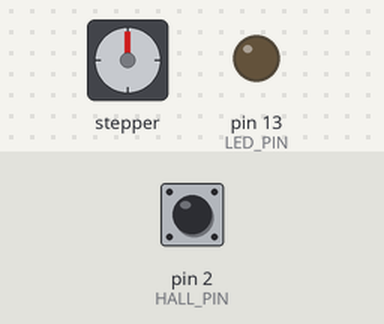
Bench run of a sketch on a simulated Arduino Uno, built with avr-gcc and run on an emulated ATmega328P. Parts: stepper motor, output pins drawn as LEDs (lit = HIGH). Wiring (inferred from the names in the program): stepper motor (2048 steps per turn assumed): coils pin 6, pin 8, pin 7, pin 9. The inputs (shaded band) are chosen by the test bench; at power-on: pin 2 (HALL_PIN) HIGH. Pins used as bus, display or sensor lines are not drawn; what the sketch prints to the serial monitor is not drawn.

Above: at 2.2 s.
2.3 s: pin 2 (HALL_PIN) pulled LOW for 0.15 s
At 4.0 s:
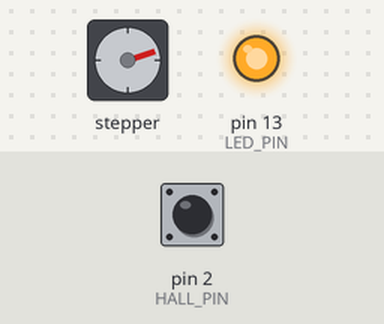
5.4 s: pin 2 (HALL_PIN) pulled LOW for 1 s
At 8.9 s:
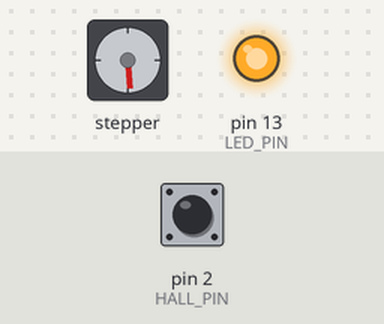
9.4 s: pin 2 (HALL_PIN) pulled LOW for 3.2 s
15.6 s: pin 2 (HALL_PIN) pulled LOW for 0.15 s
At 18.1 s:
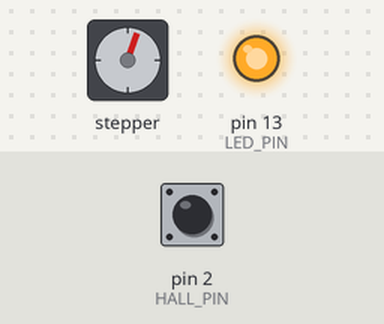
18.7 s: pin 2 (HALL_PIN) pulled LOW for 0.15 s
At 21.6 s:
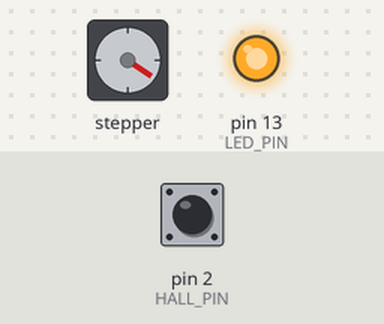
21.8 s: pin 2 (HALL_PIN) pulled LOW for 3.2 s
At 35.8 s:
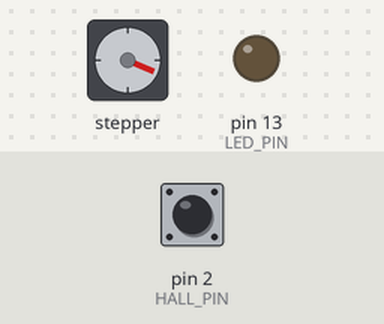
Timing chart, 0 to 36.5 s (numbered marks = the images above; inputs shaded):
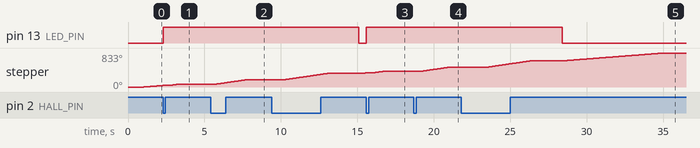

The sketch:

04_multi_flap_cycle_test.ino
```cpp
// ===========================================================
// TEST 04: Multi-Flap Cycle (Home -> 3 Positions -> Home)
// ===========================================================
// Same as test 03 but visits 3 different flap positions after
// each home. Validates position accuracy across multiple targets
// in sequence, using the real acceleration engine.
//
// Cycle: Home -> Flap A -> Home -> Flap B -> Home -> Flap C -> repeat
//
// Uses the FlapMotor engine from motor_driver.h (same code the
// Pico row controller runs). Arduino is just the test rig.
//
// Hardware: Arduino/Pico + 1 ULN2003 + 1 28BYJ-48 + 1 hall sensor
// Wiring:   motor 0 coil pins = 6,7,8,9 ; hall = HALL_PIN
// ===========================================================

#define NUM_MOTORS 1
#include "motor_driver.h"                 // engine copy lives in this sketch folder

// --- CONFIG ---
int TARGET_FLAP_A    = 10;      // e.g. number "2"
int TARGET_FLAP_B    = 30;      // e.g. letter "M"
int TARGET_FLAP_C    = 45;      // e.g. period "."
int PAUSE_AT_FLAP_MS = 2000;
int MAX_HOME_STEPS   = 2200;

const int HALL_PIN = 2;
const int LED_PIN  = LED_BUILTIN;

int cycleCount = 0;

bool isMagnetDetected() {
    bool detected = (digitalRead(HALL_PIN) == LOW);
    digitalWrite(LED_PIN, detected ? HIGH : LOW);
    return detected;
}

bool homeMotor() {
    Serial.print("  Homing... ");
    int steps = 0;
    while (!isMagnetDetected()) {
        motor(0).homeStepForward(3000);
        steps++;
        if (steps > MAX_HOME_STEPS) {
            Serial.println("FAILED!");
            return false;
        }
    }
    motor(0).powerOff();
    motor(0).setHomed();
    Serial.print("OK ("); Serial.print(steps); Serial.println(" steps)");
    return true;
}

void goToFlap(int flap) {
    Serial.print("  -> Flap "); Serial.print(flap); Serial.print("... ");
    motor(0).goToFlap((uint8_t)flap);
    while (motor(0).isMoving() && !motor(0).isError()) {
        motor(0).update();
    }
    Serial.print("at "); Serial.println(getCurrentFlap(0));
}

void setup() {
    Serial.begin(115200);
    pinMode(HALL_PIN, INPUT_PULLUP);
    pinMode(LED_PIN, OUTPUT);
    digitalWrite(LED_PIN, LOW);
    delay(1000);

    initMotorDriver();

    Serial.println("=== MULTI-FLAP CYCLE TEST ===");
    Serial.print("Flaps/rev: "); Serial.println(FLAPS_PER_REV);
    Serial.print("Flap A/B/C: ");
    Serial.print(TARGET_FLAP_A); Serial.print(" / ");
    Serial.print(TARGET_FLAP_B); Serial.print(" / ");
    Serial.println(TARGET_FLAP_C);
    Serial.println("Cycle: Home -> A -> Home -> B -> Home -> C -> repeat");
    Serial.println("");
}

void loop() {
    cycleCount++;
    Serial.print("=== Cycle "); Serial.print(cycleCount); Serial.println(" ===");

    int targets[] = { TARGET_FLAP_A, TARGET_FLAP_B, TARGET_FLAP_C };

    for (int i = 0; i < 3; i++) {
        if (!homeMotor()) {
            Serial.println("  ERROR: Halting.");
            while (true) { delay(1000); }
        }
        delay(300);
        goToFlap(targets[i]);
        motor(0).powerOff();
        delay(PAUSE_AT_FLAP_MS);
    }
    Serial.println("");
}
```

acceleration.h
```cpp
// ===========================================================
// ACCELERATION TABLE  (AUTOGENERATED — DO NOT EDIT BY HAND)
// ===========================================================
// Regenerate with: python3 generate_acceleration.py
//
// ACCEL_STEP_PERIODS[i] = microseconds to wait before the next
// motor step when current_accel_step == i.
//   index 0            -> motor idle
//   index 1            -> slowest moving step (just started)
//   index MAX_ACCEL_STEP -> fastest (top speed)
// ===========================================================

#ifndef ACCELERATION_H
#define ACCELERATION_H

#include <stdint.h>

namespace Acceleration {
    const uint16_t ACCEL_STEP_PERIODS[] = {1600, 10000, 7920, 6800, 6064, 5530, 5119, 4790, 4518, 4288, 4090, 3918, 3766, 3631, 3510, 3400, 3300, 3208, 3123, 3045, 2973, 2906, 2843, 2783, 2728, 2676, 2626, 2580, 2535, 2493, 2453, 2415, 2379, 2344, 2310, 2278, 2248, 2218, 2190, 2163, 2137, 2111, 2087, 2063, 2040, 2018, 1997, 1976, 1956, 1937, 1918, 1900, 1882, 1864, 1848, 1831, 1815, 1800, 1784, 1770, 1755, 1741, 1727, 1714, 1701, 1688, 1675, 1663, 1651, 1639, 1628, 1617, 1606};
    const uint8_t  MAX_ACCEL_STEP = 72;
}

#endif
```

motor_driver.h
```cpp
// ===========================================================
// MOTOR DRIVER — Accelerated 28BYJ-48 stepper control
// ===========================================================
// Software-timed half-step driver with trapezoidal acceleration.
//
// Acceleration model (adapted from scottbez1/splitflap, Apache-2.0):
//   - A lookup table (acceleration.h) maps an "accel step" index
//     to a step *period* in microseconds. Index 0 = idle, higher
//     index = faster.
//   - Each motor ramps current_accel_step toward a target that is
//     capped by delta_steps (distance remaining). So as the motor
//     nears its target, target_accel_step shrinks and the motor
//     decelerates. One table => smooth accel AND decel.
//   - update() is non-blocking: it only steps when the current
//     period has elapsed (micros()), so all 5 motors advance
//     independently from a single loop.
//
// Drum constraint: motion is FORWARD ONLY. To reach a flap that is
// "behind" the current position, we go forward and wrap around.
// ===========================================================

#ifndef MOTOR_DRIVER_H
#define MOTOR_DRIVER_H

#include <Arduino.h>
#include <stdint.h>
#include "acceleration.h"

// NUM_MOTORS defaults to 5 (a full Pico row controller). Test sketches
// running on a single-motor Arduino rig can build with fewer motors by
// defining NUM_MOTORS before including this header (e.g. `#define NUM_MOTORS 1`).
#ifndef NUM_MOTORS
#define NUM_MOTORS         5
#endif
#define STEPS_PER_REV      2048    // 28BYJ-48 half-step, one full revolution
#define FLAPS_PER_REV      52      // Canonical flap count (flap_allocation_v4.md)
#define POS_UNKNOWN        0xFF    // Position not yet homed/known

// Aggregate status codes (returned by getMotorStatus()).
#define STATUS_IDLE        0
#define STATUS_MOVING      1
#define STATUS_ERROR       2

// If a commanded move hasn't finished in this long, flag a stall.
#define STALL_TIMEOUT_MS   5000

// --- MOTOR DIRECTION ---
// The drum is mechanically forward-only, but "forward" depends on how the
// coils are wired. Set REVERSE_DIRECTION to true to flip the physical spin
// without rewiring (define it before including this header to override).
// All flap/position logic is unchanged — only the coil phase order flips.
#ifndef REVERSE_DIRECTION
#define REVERSE_DIRECTION false
#endif

// --- HALF-STEP PHASE PATTERN (28BYJ-48 via ULN2003) ---
// 8-entry half-step sequence over the 4 coil outputs (IN1..IN4).
// Bit0=IN1, Bit1=IN2, Bit2=IN3, Bit3=IN4.
static const uint8_t HALFSTEP_PATTERN[8] = {
    0b0001, 0b0011, 0b0010, 0b0110,
    0b0100, 0b1100, 0b1000, 0b1001,
};

// Map the logical phase index (always increments forward) to an actual
// pattern index, reversed when REVERSE_DIRECTION is set.
static inline uint8_t phaseToPattern(uint8_t phase) {
#if REVERSE_DIRECTION
    return (uint8_t)((8 - phase) & 0x07);
#else
    return phase;
#endif
}

// --- MOTOR PIN MAP (4 coil pins per motor) ---
// Always defines 5 rows (the full Pico row controller wiring). Only the
// first NUM_MOTORS rows are used, so a 1-motor test build ignores the rest.
//
// IMPORTANT — coil order: the 28BYJ-48 half-step sequence must drive the
// coils in the physical order A, C, B, D. On the ULN2003 board wired to
// GPIO 6,7,8,9 that means the pin map is {6, 8, 7, 9} (middle two swapped).
// This matches the known-good AccelStepper wiring used in the other tests:
//   AccelStepper(HALF4WIRE, IN1, IN3, IN2, IN4) == pins 6, 8, 7, 9.
// Getting this order wrong makes the motor crawl/stutter instead of spin.
#define MAX_MOTORS 5
static const uint8_t MOTOR_PINS[MAX_MOTORS][4] = {
    {  6,  8,  7,  9 },   // Motor 0 (Col 0)  — IN1,IN3,IN2,IN4 order
    { 10, 12, 11, 13 },   // Motor 1 (Col 1)
    { 14, 16, 15, 17 },   // Motor 2 (Col 2)
    { 18, 20, 19, 21 },   // Motor 3 (Col 3)
    { 22, 27, 26, 28 },   // Motor 4 (Col 4)
};

// ===========================================================
// Per-motor state + acceleration engine
// ===========================================================
class FlapMotor {
  public:
    void begin(uint8_t index) {
        _index = index;
        for (uint8_t i = 0; i < 4; i++) {
            pinMode(MOTOR_PINS[index][i], OUTPUT);
        }
        _setCoils(0);
        _currentStep = 0;
        _deltaSteps = 0;
        _accelStep = 0;
        _phase = 0;
        _period = Acceleration::ACCEL_STEP_PERIODS[0];
        _lastStepMicros = micros();
        _known = false;
        _error = false;
    }

    // Establish a known reference (e.g. after homing): we are at
    // flap 0 / step 0. Motion targets become meaningful after this.
    void setHomed() {
        _currentStep = 0;
        _deltaSteps = 0;
        _accelStep = 0;
        _known = true;
        _error = false;
    }

    // Force the tracked flap without moving (e.g. restored from flash).
    void setKnownFlap(uint8_t flap) {
        if (flap >= FLAPS_PER_REV) { _known = false; return; }
        _currentStep = _stepForFlap(flap);
        _deltaSteps = 0;
        _known = true;
    }

    bool isKnown() const { return _known; }
    bool isMoving() const { return _deltaSteps > 0 || _accelStep > 0; }
    bool isError()  const { return _error; }

    uint8_t currentFlap() const {
        if (!_known) return POS_UNKNOWN;
        // Floor division maps a step back to the flap it belongs to.
        return (uint8_t)(((uint32_t)_currentStep * FLAPS_PER_REV) / STEPS_PER_REV);
    }

    // Command a forward move to the given flap (0..44). Always
    // forward; wraps around the drum if the target is "behind".
    void goToFlap(uint8_t flap) {
        if (_error || !_known || flap >= FLAPS_PER_REV) return;
        uint16_t target = _stepForFlap(flap);

        // Can't stop instantly — reserve room to decelerate. If the
        // target is within our stopping distance, go around instead.
        uint16_t minStopStep = _currentStep + _accelStep;
        if (target <= minStopStep) {
            _deltaSteps = (uint16_t)(STEPS_PER_REV - _currentStep + target);
        } else {
            _deltaSteps = (uint16_t)(target - _currentStep);
        }
        _moveStartMs = millis();
    }

    // Non-blocking tick. Steps the motor if its period has elapsed
    // and updates the acceleration ramp. Call every loop iteration.
    void update() {
        if (_error) return;

        unsigned long now = micros();
        if ((now - _lastStepMicros) < _period) return;
        _lastStepMicros = now;

        // Target accel: ramp up when far, but never faster than the
        // distance left — this makes us coast down into the target.
        uint8_t targetAccel;
        if (_deltaSteps > Acceleration::MAX_ACCEL_STEP) {
            targetAccel = Acceleration::MAX_ACCEL_STEP;
        } else {
            targetAccel = (uint8_t)_deltaSteps;
        }

        if (_accelStep < targetAccel)       _accelStep++;
        else if (_accelStep > targetAccel)  _accelStep--;

        _period = Acceleration::ACCEL_STEP_PERIODS[_accelStep];

        if (_accelStep > 0) {
            // Take one half-step forward.
            _currentStep++;
            if (_currentStep >= STEPS_PER_REV) _currentStep = 0;
            _phase = (uint8_t)((_phase + 1) & 0x07);
            _setCoils(HALFSTEP_PATTERN[phaseToPattern(_phase)]);
            if (_deltaSteps > 0) _deltaSteps--;
        } else {
            // Idle: de-energize coils to stay cool and quiet.
            _setCoils(0);
            // Stall check only matters while a move is outstanding.
            if (_deltaSteps > 0 && (millis() - _moveStartMs) > STALL_TIMEOUT_MS) {
                _error = true;
                _deltaSteps = 0;
            }
        }
    }

    void powerOff() { _setCoils(0); }

    void clearError() { _error = false; }

    // --- HOMING SUPPORT ---
    // Take exactly one slow half-step forward, blocking for the given
    // period. Used by homing loops that step until the hall sensor
    // triggers. Does not touch the acceleration ramp or delta tracking.
    void homeStepForward(uint16_t periodMicros = 3000) {
        _phase = (uint8_t)((_phase + 1) & 0x07);
        _setCoils(HALFSTEP_PATTERN[phaseToPattern(_phase)]);
        _currentStep++;
        if (_currentStep >= STEPS_PER_REV) _currentStep = 0;
        delayMicroseconds(periodMicros);
    }

  private:
    // Round-up flap->step mapping so currentFlap() (floor) round-trips.
    uint16_t _stepForFlap(uint8_t flap) const {
        uint32_t intermediate = (uint32_t)flap * STEPS_PER_REV;
        uint16_t result = (uint16_t)(intermediate / FLAPS_PER_REV);
        if (intermediate % FLAPS_PER_REV != 0) result++;
        if (result >= STEPS_PER_REV) result -= STEPS_PER_REV;
        return result;
    }

    void _setCoils(uint8_t pattern) {
        for (uint8_t i = 0; i < 4; i++) {
            digitalWrite(MOTOR_PINS[_index][i], (pattern >> i) & 0x01);
        }
    }

    uint8_t  _index = 0;
    uint16_t _currentStep = 0;     // 0..STEPS_PER_REV-1
    uint16_t _deltaSteps = 0;      // steps remaining in current move
    uint8_t  _accelStep = 0;       // index into ACCEL_STEP_PERIODS
    uint16_t _period = 0;          // current step period (us)
    uint8_t  _phase = 0;           // 0..7 half-step phase
    unsigned long _lastStepMicros = 0;
    unsigned long _moveStartMs = 0;
    bool _known = false;
    bool _error = false;
};

// ===========================================================
// C-style API used by the rest of the row controller firmware
// ===========================================================

static FlapMotor _motors[NUM_MOTORS];

inline void initMotorDriver() {
    for (uint8_t m = 0; m < NUM_MOTORS; m++) _motors[m].begin(m);
}

inline void moveToFlap(uint8_t motor, uint8_t targetFlap) {
    if (motor < NUM_MOTORS) _motors[motor].goToFlap(targetFlap);
}

inline void moveAllToFlaps(uint8_t targets[NUM_MOTORS]) {
    for (uint8_t m = 0; m < NUM_MOTORS; m++) _motors[m].goToFlap(targets[m]);
}

inline void updateMotors() {
    for (uint8_t m = 0; m < NUM_MOTORS; m++) _motors[m].update();
}

inline bool isMotorAtTarget(uint8_t motor) {
    return motor < NUM_MOTORS ? !_motors[motor].isMoving() : true;
}

inline bool isMotorError(uint8_t motor) {
    return motor < NUM_MOTORS ? _motors[motor].isError() : false;
}

inline uint8_t getMotorStatus() {
    bool anyMoving = false;
    for (uint8_t m = 0; m < NUM_MOTORS; m++) {
        if (_motors[m].isError()) return STATUS_ERROR;
        if (_motors[m].isMoving()) anyMoving = true;
    }
    return anyMoving ? STATUS_MOVING : STATUS_IDLE;
}

inline uint8_t getCurrentFlap(uint8_t motor) {
    return motor < NUM_MOTORS ? _motors[motor].currentFlap() : POS_UNKNOWN;
}

inline void getAllPositions(uint8_t positions[NUM_MOTORS]) {
    for (uint8_t m = 0; m < NUM_MOTORS; m++) positions[m] = _motors[m].currentFlap();
}

inline void setCurrentFlap(uint8_t motor, uint8_t flap) {
    if (motor < NUM_MOTORS) _motors[motor].setKnownFlap(flap);
}

inline void setMotorHomed(uint8_t motor) {
    if (motor < NUM_MOTORS) _motors[motor].setHomed();
}

inline void clearMotorError(uint8_t motor) {
    if (motor < NUM_MOTORS) _motors[motor].clearError();
}

inline void clearAllErrors() {
    for (uint8_t m = 0; m < NUM_MOTORS; m++) _motors[m].clearError();
}

// Direct access to a motor (used by homing routines).
inline FlapMotor& motor(uint8_t index) { return _motors[index]; }

#endif
```

Measured:
- after the input at 2.3 s, pin 13 (LED_PIN): LOW → HIGH at once
- after the input at 5.4 s, pin 13 (LED_PIN): stays HIGH (without the input it goes to LOW after 0.01 s)
- after the input at 9.4 s, pin 13 (LED_PIN): HIGH → LOW after 5.7 s instead of 0.38 s
- after the input at 15.6 s, pin 13 (LED_PIN): LOW → HIGH at once
- after the input at 18.7 s, pin 13 (LED_PIN): stays HIGH (without the input it goes to LOW after 0.01 s)
- after the input at 21.8 s, pin 13 (LED_PIN): HIGH → LOW after 6.6 s instead of 1.3 s
